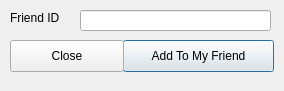
<?xml version="1.0" encoding="UTF-8"?>
<ui version="4.0">
 <class>AddNewFriendDialog</class>
 <widget class="QDialog" name="AddNewFriendDialog">
  <property name="windowModality">
   <enum>Qt::WindowModal</enum>
  </property>
  <property name="geometry">
   <rect>
    <x>0</x>
    <y>0</y>
    <width>284</width>
    <height>91</height>
   </rect>
  </property>
  <property name="minimumSize">
   <size>
    <width>284</width>
    <height>91</height>
   </size>
  </property>
  <property name="maximumSize">
   <size>
    <width>284</width>
    <height>91</height>
   </size>
  </property>
  <property name="windowTitle">
   <string>New Friend</string>
  </property>
  <widget class="QLineEdit" name="friendIdInput">
   <property name="geometry">
    <rect>
     <x>80</x>
     <y>10</y>
     <width>191</width>
     <height>21</height>
    </rect>
   </property>
  </widget>
  <widget class="QPushButton" name="btnAddToMyFriend">
   <property name="geometry">
    <rect>
     <x>123</x>
     <y>40</y>
     <width>151</width>
     <height>32</height>
    </rect>
   </property>
   <property name="text">
    <string>Add To My Friend</string>
   </property>
  </widget>
  <widget class="QLabel" name="label">
   <property name="geometry">
    <rect>
     <x>10</x>
     <y>10</y>
     <width>62</width>
     <height>16</height>
    </rect>
   </property>
   <property name="text">
    <string>Friend ID</string>
   </property>
  </widget>
  <widget class="QPushButton" name="btnClose">
   <property name="geometry">
    <rect>
     <x>10</x>
     <y>40</y>
     <width>114</width>
     <height>32</height>
    </rect>
   </property>
   <property name="text">
    <string>Close</string>
   </property>
  </widget>
  <widget class="QLabel" name="infoLabel">
   <property name="geometry">
    <rect>
     <x>10</x>
     <y>70</y>
     <width>271</width>
     <height>20</height>
    </rect>
   </property>
   <property name="font">
    <font>
     <pointsize>10</pointsize>
    </font>
   </property>
   <property name="text">
    <string/>
   </property>
  </widget>
 </widget>
 <resources/>
 <connections/>
</ui>
